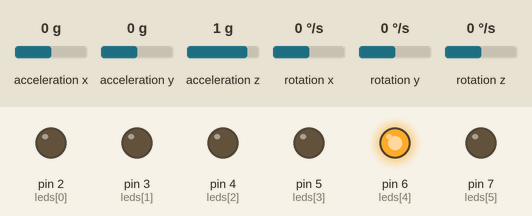
Bench run of a sketch on a simulated Arduino Uno, built with avr-gcc and run on an emulated ATmega328P. On the bench: output pins drawn as LEDs (lit = HIGH). The inputs (shaded band) are chosen by the test bench; at power-on: acceleration x 0 g, acceleration y 0 g, acceleration z 1 g, rotation x 0 °/s, rotation y 0 °/s, rotation z 0 °/s. What the sketch prints to the serial monitor is not drawn.

Above: at 1.2 s.
1.3 s: acceleration x set to -0.9 g
2.8 s: acceleration x set to -1.2 g
At 3.4 s:
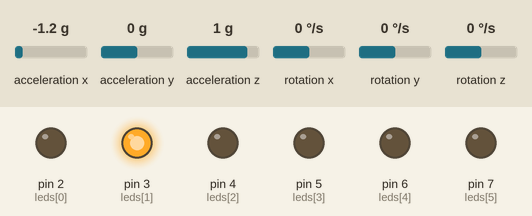
4.3 s: acceleration y set to -1.4 g
At 5.6 s:
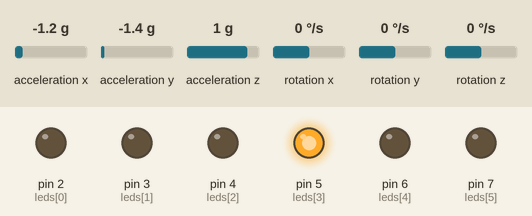
5.9 s: acceleration z set to -1.2 g
7.4 s: acceleration z set to -1.5 g
At 7.9 s:
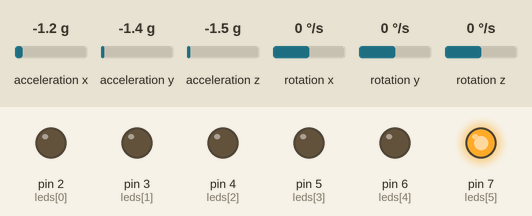
9.0 s: acceleration z set to -0.8 g
At 10.2 s:
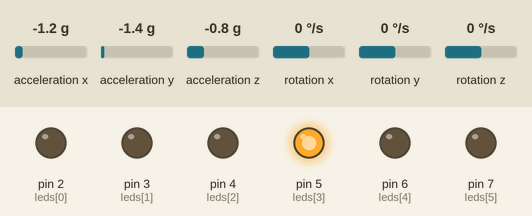
Timing chart, 0 to 11.6 s (numbered marks = the images above; inputs shaded):
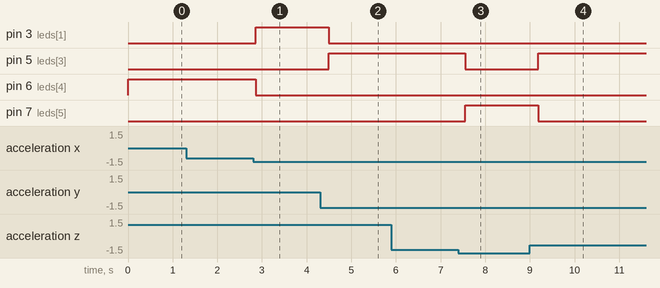

Measured:
- the behaviour switches between -1 and -1.1 g on acceleration x (found by bisection; images 0 and 1)
- the behaviour switches between -1.3 and -1.4 g on acceleration z (found by bisection; images 2 and 3)
- after the input at 2.8 s, pin 3 (leds[1]): LOW → HIGH after 0.06 s; pin 6 (leds[4]): HIGH → LOW after 0.06 s
- after the input at 4.3 s, pin 3 (leds[1]): HIGH → LOW after 0.19 s; pin 5 (leds[3]): LOW → HIGH after 0.19 s
- after the input at 7.4 s, pin 5 (leds[3]): HIGH → LOW after 0.15 s; pin 7 (leds[5]): LOW → HIGH after 0.15 s
- after the input at 9.0 s, pin 5 (leds[3]): LOW → HIGH after 0.18 s; pin 7 (leds[5]): HIGH → LOW after 0.18 s

The sketch:

Cubo_1.ino
```cpp
#include <Wire.h>
#include <MPU6050.h>

MPU6050 mpu;

// Pines de los LEDs (D2 a D7)
const int leds[] = {2, 3, 4, 5, 6, 7};

void setup() {
    Serial.begin(115200);
    Wire.begin();
    mpu.initialize();

    // Configurar pines LED como salidas
    for(int i = 0; i < 6; i++) {
        pinMode(leds[i], OUTPUT);
        digitalWrite(leds[i], LOW);
    }

    if(!mpu.testConnection()) {
        Serial.println("MPU6050 no conectado!");
        while(1);
    }
    Serial.println("MPU6050 conectado!");
}

void loop() {
    int16_t ax, ay, az, gx, gy, gz;
    mpu.getMotion6(&ax, &ay, &az, &gx, &gy, &gz);

    // Convertir aceleraciones a gravedad terrestre
    float accel_x = ax / 16384.0;
    float accel_y = ay / 16384.0;
    float accel_z = az / 16384.0;

    // Determinar orientación
    float absX = abs(accel_x);
    float absY = abs(accel_y);
    float absZ = abs(accel_z);

    // Apagar todos los LEDs primero
    for(int i = 0; i < 6; i++) {
        digitalWrite(leds[i], LOW);
    }

    // Lógica de detección de posición
    if(absX > absY && absX > absZ) {
        if(accel_x > 0.8) {           // Cubo inclinado hacia FRENTE
            digitalWrite(2, HIGH);
        } else if(accel_x < -0.8) {    // Cubo inclinado hacia ATRÁS
            digitalWrite(3, HIGH);
        }
    }
    else if(absY > absX && absY > absZ) {
        if(accel_y > 0.8) {            // Cubo inclinado hacia IZQUIERDA
            digitalWrite(4, HIGH);
        } else if(accel_y < -0.8) {    // Cubo inclinado hacia DERECHA
            digitalWrite(5, HIGH);
        }
    }
    else {
        if(accel_z > 0.8) {            // Posición NEUTRAL (arriba)
            digitalWrite(6, HIGH);
        } else if(accel_z < -0.8) {    // Cubo boca abajo
            digitalWrite(7, HIGH);
        }
    }

    delay(200); // Ajusta para mayor sensibilidad
}
```
